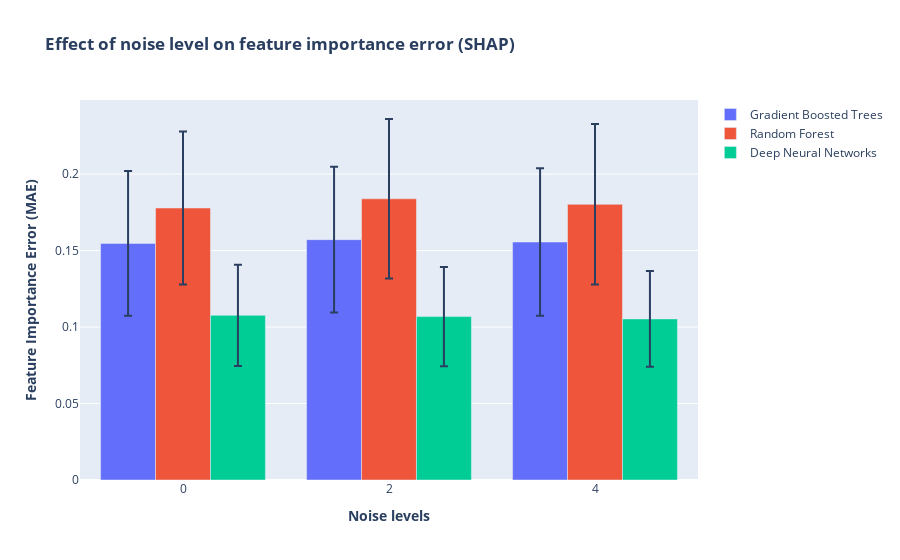

The cell this chart's notebook holds for it:
### Code cell
y = [gbsv_noise_mean,rfsv_noise_mean,dnnsv_noise_mean]
err = [gbsv_noise_std,rfsv_noise_std,dnnsv_noise_std]
name = ['Gradient Boosted Trees','Random Forest','Deep Neural Networks']

fig = make_subplots(specs=[[{"secondary_y": False}]])
figure_add_traces(noise, y, name, err)


# Add figure title
fig.update_layout(
    title_text="<b>Effect of noise level on feature importance error (SHAP)</b>",
    barmode='group'
)
# fig.update_traces(texttemplate='%{text:.2s}', textposition='outside')
# fig.update_layout(uniformtext_minsize=8, uniformtext_mode='hide')


# Set x-axis title
fig.update_xaxes(title_text="<b>Noise levels</b>")

# Set y-axes titles
fig.update_yaxes(title_text="<b>Feature Importance Error (MAE)</b>", secondary_y=False)
#fig.update_yaxes(title_text="<b>SHAP Error</b>", secondary_y=True)


fig.show()

### Figure 1 — Plotly figure (JSON) as saved in the notebook; plotly's stock layout.template omitted (floating-point values rounded to 4 significant figures)
{"data": [{"error_y": {"array": [0.04735, 0.04763, 0.04824], "type": "data"}, "name": "Gradient Boosted Trees", "offsetgroup": "0", "showlegend": true, "type": "bar", "x": ["0", "2", "4"], "xaxis": "x", "y": [0.1547, 0.1572, 0.1556], "yaxis": "y"}, {"error_y": {"array": [0.05003, 0.05217, 0.05246], "type": "data"}, "name": "Random Forest", "offsetgroup": "1", "showlegend": true, "type": "bar", "x": ["0", "2", "4"], "xaxis": "x", "y": [0.1778, 0.1839, 0.1802], "yaxis": "y"}, {"error_y": {"array": [0.03313, 0.03246, 0.03129], "type": "data"}, "name": "Deep Neural Networks", "offsetgroup": "2", "showlegend": true, "type": "bar", "x": ["0", "2", "4"], "xaxis": "x", "y": [0.1076, 0.1068, 0.1053], "yaxis": "y"}], "layout": {"barmode": "group", "title": {"text": "<b>Effect of noise level on feature importance error (SHAP)</b>"}, "xaxis": {"anchor": "y", "domain": [0, 1], "title": {"text": "<b>Noise levels</b>"}}, "yaxis": {"anchor": "x", "domain": [0, 1], "title": {"text": "<b>Feature Importance Error (MAE)</b>"}}}}
